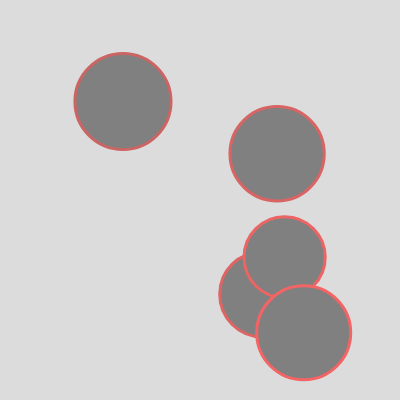
Frame 1 (no input)
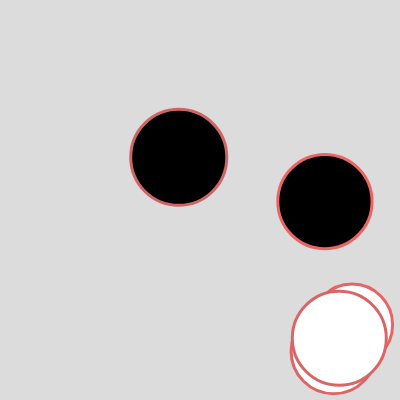
Frame 60 (no input)
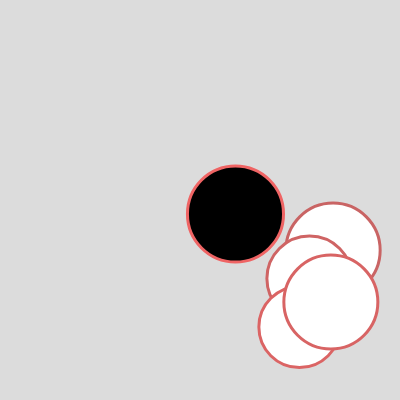
Frame 120 (the mouse pressed at the canvas centre since frame 60)

The p5.js sketch that drew these frames (run headless with seeded random() and noise() and a simulated clock; from frame 60 on, the mouse is pressed at the canvas centre):

// p5.js sketch
// ── sketch.js
// interacting balls 641v6
//https://editor.p5js.org/benjamin.bergery/sketches/xtI8MeYFy
// changed name of array element on line 26 to "instance"


let pixelArray = [];

function setup() { 
  createCanvas(400, 400);

  // fill array with new instances of BPixel Class

  for (let indy = 0; indy < 5; indy++) {
    let bradius = random(40, 50);
    let bspeed = random(0.5, 2);
    let xstart = random(bradius, width - bradius);
    let ystart = random(bradius, height - bradius);
    bpixel = new PixelClass(xstart, ystart, bradius, bspeed);
    //bpixel is a new instance of BPixel Class
    
    pixelArray.push(bpixel);
    //bpixel is added to pixelArray
}
}

function draw() {
  background(220);

  for (element of pixelArray) {
    element.bounceRandom();
    let overlap = false;
    for (let other of pixelArray) {
      if (element !== other && element.intersectsBool(other)) {
        console.log("intersection");
        overlap = true;
      }
    }  
    // why at end of outer loop
    // not inner loop
if (overlap) {
      element.changeColor(255);
    } else {
      element.changeColor(0);
    }
  }
}


/*** CLASS ********************/

class PixelClass {
  constructor(x, y, r, bsp) {
    this.x = x;
    this.y = y;
    this.r = r;
    this.xsp = bsp; // xspeed
    this.ysp = bsp; // yspeed
    this.brightness = 128;
  }

  //*** new class functions ***//

  intersectsBool(other) {
    let d = dist(this.x, this.y, other.x, other.y);
    // return true;
    return (this.r + other.r > d);
  }

  changeColor(c) {
    this.brightness = c;
  }

  //*** old class functions ***//

  // meta function inside class
  bounceRandom() {
    this.move();
    this.show();
  }

  show() {
    stroke(random(200, 250), 100, 100);
    strokeWeight(3);
    // noFill();
    fill(this.brightness);
    ellipse(this.x, this.y, this.r * 2);
  }

  move() {
    // move pixel
    this.x = this.x + this.xsp;
    this.y = this.y + this.ysp;
    //// bounce x
    if (this.x >= width - this.r || this.x <= 0 + this.r) {
      this.xsp = -this.xsp;
    }
    ////// bounce y
    if (this.y >= height - this.r || this.y <= 0 + this.r) {
      this.ysp = -this.ysp;
    }
  }
}

/******************* ************/
// based on my previous exercise https://editor.p5js.org/benjamin.bergery/sketches/WUlFUTdMe




// Part 2.: Take the question above and make the balls' color toggle, turning red when a ball comes close to another ball and then turning back to white when it comes close to another ball again.

// https://editor.p5js.org/benjamin.bergery/sketches/xtI8MeYFy 

// https://editor.p5js.org/benjamin.bergery/sketches/T9sgI1OGl
